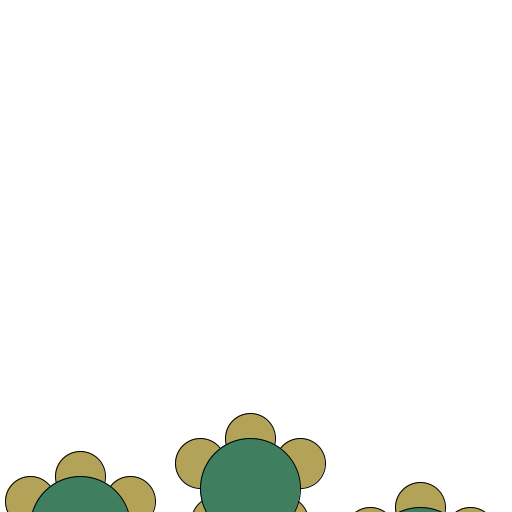
Frame 1 (no input)
Frame 60 (the mouse pressed at the canvas centre just before this capture): identical to frame 1, image omitted
Frame 120 (the mouse held since frame 60 and released just before this capture): identical to frame 1, image omitted

The Processing sketch that drew this single still picture (run headless with seeded random() and noise(); from frame 60 on, the mouse is pressed at the canvas centre):

// Processing sketch: headShakingLazyTurtles
// ── headShakingLazyTurtles.pde
final int amount = 3;
Tartle[] tartles = new Tartle[amount];

void setup() {
    size(512,512);
    colorMode(HSB, 360, 100, 100);
    for(int i =0;i<tartles.length;i++){
        tartles[i] = new Tartle((width/3)*i+80,height+int(random(-50,50)),50);
    }
}

void draw() {
    background(0,0,100);
    for(int i =0;i<tartles.length;i++){
        if(tartles[i].touch()){
            tartles[i].walk();
        }
        tartles[i].draw();
    }
}

class Tartle{
    float x,y,sizes;
    Foot foots;
    Shell body;
    Head head;
    Tartle(float _x,float _y,float si){
        body = new Shell(si*2);
        foots = new Foot(si);
        head = new Head(si);
        x = _x;
        y=_y;
        sizes = si;
    }
    void walk(){
        y-=0.5;
        if(sizes*3/2>y){
            y = sizes*3/2;
        }
    }
    void draw(){
        foots.draw(x,y);
        head.draw(x,y);
        body.draw(x,y);
    }
    boolean touch(){
        boolean ret = false;
        if(foots.touch(x,y)||body.touch(x,y)||head.touch(x,y)){
            ret = true;
            head.shake();
            foots.shake();
        }
        return ret;
    }
}

class Foot{
    float siz,md,_md = 0.3;
    Foot(float si){
        siz = si;
    }
    void draw(float x,float y){
        fill(50,50,70);
        ellipse(x+siz,md+y-siz/2, siz,siz);
        ellipse(x-siz,y-md-siz/2, siz,siz);
        ellipse(x+(siz*2)/3,y-md+(siz*2)/3, siz,siz);
        ellipse(x-(siz*2)/3,y+md+(siz*2)/3, siz,siz);
    }
    boolean touch(float x,float y){
        if(dist(x+siz,y-siz/2, mouseX, mouseY)<siz||dist(x-siz,y-siz/2, mouseX, mouseY)<siz||dist(x-(siz*2)/3,y+(siz*2)/3, mouseX, mouseY)<siz||dist(x+(siz*2)/3,y+(siz*2)/3, mouseX, mouseY)<siz){
            return true;
        }else{
            return false;
        }
    }
    void shake(){
        md+=_md;
        if(md<-3||md>3){
            _md = -_md;
        }
    }
}

class Shell{
    float siz;
    Shell(float si){
        siz = si;
    }
    void draw(float x,float y){
        fill(150,50,50);
        ellipse(x,y,siz,siz);
    }
    boolean touch(float x,float y){
        if(dist(x,y, mouseX, mouseY)<siz){
            return true;
        }else{
            return false;
        }
    }
}

class Head{
    float siz,md;
    float _md = 0.3;
    Head(float si){
        siz = si;
    }
    void draw(float x,float y){
        fill(50,50,70);
        ellipse(x+md, y-siz, siz, siz);
    }
    void shake(){
        md+=_md;
        if(md<-3||md>3){
            _md = -_md;
        }
    }
    boolean touch(float x,float y){
        if(dist(x, y-siz, mouseX, mouseY)<siz){
            return true;
        }else{
            return false;
        }
    }
}
